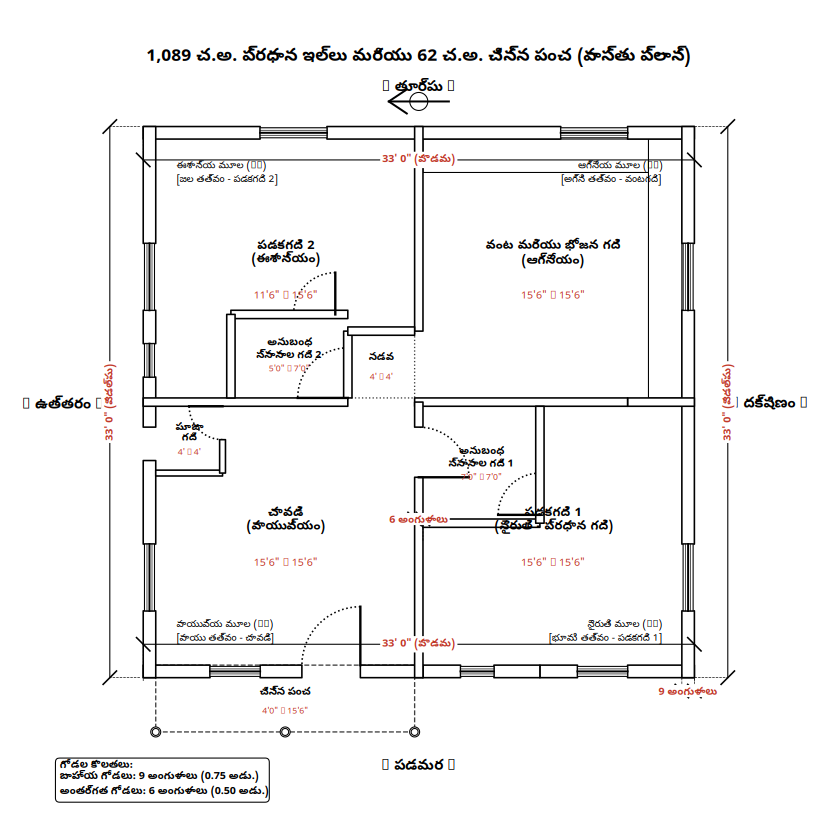

Write the Python code that produced this figure.
import matplotlib.pyplot as plt
import matplotlib.patches as mpatches
import math
import warnings
import subprocess

# Suppress Matplotlib's UserWarnings regarding font fallbacks
warnings.filterwarnings("ignore", category=UserWarning)

# Configure Matplotlib to use Noto Sans Telugu with standard fallbacks for Latin/symbol glyphs
plt.rcParams['font.family'] = 'sans-serif'
plt.rcParams['font.sans-serif'] = ['Noto Sans Telugu', 'DejaVu Sans', 'Liberation Sans', 'Arial']
plt.rcParams['axes.unicode_minus'] = False  # Avoid warning for minus signs
plt.rcParams['svg.fonttype'] = 'none'       # Keep text as text nodes in SVG for external shaping

# ----------------------------------------------------------------------
# Geometry / Grid System (Dimensions in feet)
# ----------------------------------------------------------------------
# Total Footprint: 33.0 ft (Width) x 33.0 ft (Height) = 1,089 sq.ft
# External Walls: 9 inches (0.75 ft) thick
# Partition/Internal Walls: 6 inches (0.50 ft) thick
#
# Rotation Mapping (90 degrees anti-clockwise about center):
# X_new = 33.0 - Y_old
# Y_new = X_old

T_EXT = 0.75
T_INT = 0.50

# Monochromatic Colors
COLOR_WALL = "black"
COLOR_DOOR = "black"
COLOR_WINDOW = "black"
COLOR_TEXT_ROOM = "black"
COLOR_TEXT_VASTU = "black"
COLOR_PILLAR_BASE = "white"
COLOR_PILLAR_POST = "white"
COLOR_NUMBERS = "#c0392b"     # Crimson Red for numerical dimensions

# ----------------------------------------------------------------------
# Drawing Utility Functions (With 90-deg CCW rotation applied)
# ----------------------------------------------------------------------

def rot_coord(x, y):
    """Transforms coordinates 90 degrees anti-clockwise."""
    return 33.0 - y, x

def draw_room(ax, x, y, w, h, name, dimensions_str, face_color, border_style='-', border_color='none'):
    """
    Draws a room's background color, name, and dimensions, rotated 90-deg CCW.
    """
    # Rotated bounds
    rx, ry = 33.0 - y - h, x
    rw, rh = h, w
    
    rect = mpatches.Rectangle((rx, ry), rw, rh, facecolor=face_color, edgecolor=border_color, 
                              linestyle=border_style, alpha=0.75, zorder=1)
    ax.add_patch(rect)
    
    # Rotated center
    cx, cy = 33.0 - (y + h / 2.0), x + w / 2.0
    
    font_size_name = 9.5 if w >= 8.0 else (8 if w >= 4.0 else 6.5)
    font_size_dim = 8 if w >= 8.0 else 6.5
    
    # Dynamically adjust text line spacing to prevent overlaps of Telugu conjuncts/vattulu
    offset_name = rh * 0.06 if rh >= 10 else 0.5
    offset_dim = rh * 0.10 if rh >= 10 else 0.7
    
    if dimensions_str:
        ax.text(cx, cy + offset_name, name, fontsize=font_size_name, fontweight='bold',
                color=COLOR_TEXT_ROOM, ha='center', va='center', zorder=6)
        ax.text(cx, cy - offset_dim, dimensions_str, fontsize=font_size_dim,
                color=COLOR_NUMBERS, ha='center', va='center', zorder=6)
    else:
        ax.text(cx, cy, name, fontsize=font_size_name, fontweight='bold',
                color=COLOR_TEXT_ROOM, ha='center', va='center', zorder=6)

def draw_wall(ax, x1, y1, x2, y2, thickness, color=COLOR_WALL):
    """
    Draws a wall segment, rotated 90-deg CCW. Uses hollow architectural style.
    """
    rx1, ry1 = 33.0 - y1, x1
    rx2, ry2 = 33.0 - y2, x2
    
    if abs(rx1 - rx2) < 1e-5:  # Vertical wall in rotated coords
        ymin, ymax = min(ry1, ry2), max(ry1, ry2)
        rect = mpatches.Rectangle((rx1 - thickness/2.0, ymin), thickness, ymax - ymin, 
                                  facecolor='white', edgecolor=color, linewidth=1.2, zorder=3)
        ax.add_patch(rect)
    elif abs(ry1 - ry2) < 1e-5:  # Horizontal wall in rotated coords
        xmin, xmax = min(rx1, rx2), max(rx1, rx2)
        rect = mpatches.Rectangle((xmin, ry1 - thickness/2.0), xmax - xmin, thickness, 
                                  facecolor='white', edgecolor=color, linewidth=1.2, zorder=3)
        ax.add_patch(rect)

def draw_door(ax, x, y, x_c, y_c, swing_dir='left', color=COLOR_DOOR, thickness=1.8):
    """
    Draws a door hinge, closed position, and swing arc, rotated 90-deg CCW.
    """
    rx, ry = 33.0 - y, x
    rx_c, ry_c = 33.0 - y_c, x_c
    
    L = math.hypot(rx_c - rx, ry_c - ry)
    theta_c = math.atan2(ry_c - ry, rx_c - rx)
    
    if swing_dir == 'left':
        theta_o = theta_c + math.pi/2.0
    else:
        theta_o = theta_c - math.pi/2.0
        
    rx_o = rx + L * math.cos(theta_o)
    ry_o = ry + L * math.sin(theta_o)
    
    # Door panel line
    ax.plot([rx, rx_o], [ry, ry_o], color=color, linewidth=thickness, zorder=4)
    
    t1 = math.degrees(theta_c) % 360
    t2 = math.degrees(theta_o) % 360
    
    if t2 < t1:
        if abs(t2 - t1) > 180:
            theta1, theta2 = t1, t2 + 360
        else:
            theta1, theta2 = t2, t1
    else:
        if abs(t2 - t1) > 180:
            theta1, theta2 = t2, t1 + 360
        else:
            theta1, theta2 = t1, t2
            
    arc = mpatches.Arc((rx, ry), 2*L, 2*L, angle=0, theta1=theta1, theta2=theta2,
                       color=color, linestyle=':', linewidth=1.2, zorder=2)
    ax.add_patch(arc)

def draw_window(ax, x1, y1, x2, y2, thickness, color=COLOR_WINDOW):
    """
    Draws a window frame and double glass lines, rotated 90-deg CCW.
    """
    rx1, ry1 = 33.0 - y1, x1
    rx2, ry2 = 33.0 - y2, x2
    
    if abs(rx1 - rx2) < 1e-5:  # Vertical window in rotated coords
        ymin, ymax = min(ry1, ry2), max(ry1, ry2)
        w_thick = thickness * 0.8
        rect = mpatches.Rectangle((rx1 - w_thick/2.0, ymin), w_thick, ymax - ymin, 
                                  facecolor='white', edgecolor='black', linewidth=0.8, zorder=4)
        ax.add_patch(rect)
        ax.plot([rx1, rx1], [ymin, ymax], color=color, linewidth=1.5, zorder=5)
        ax.plot([rx1 - w_thick/4.0, rx1 - w_thick/4.0], [ymin, ymax], color='black', linewidth=0.5, zorder=5)
        ax.plot([rx1 + w_thick/4.0, rx1 + w_thick/4.0], [ymin, ymax], color='black', linewidth=0.5, zorder=5)
    elif abs(ry1 - ry2) < 1e-5:  # Horizontal window in rotated coords
        xmin, xmax = min(rx1, rx2), max(rx1, rx2)
        w_thick = thickness * 0.8
        rect = mpatches.Rectangle((xmin, ry1 - w_thick/2.0), xmax - xmin, w_thick, 
                                  facecolor='white', edgecolor='black', linewidth=0.8, zorder=4)
        ax.add_patch(rect)
        ax.plot([xmin, xmax], [ry1, ry1], color=color, linewidth=1.5, zorder=5)
        ax.plot([xmin, xmax], [ry1 - w_thick/4.0, ry1 - w_thick/4.0], color='black', linewidth=0.5, zorder=5)
        ax.plot([xmin, xmax], [ry1 + w_thick/4.0, ry1 + w_thick/4.0], color='black', linewidth=0.5, zorder=5)

def draw_dimension(ax, x1, y1, x2, y2, text, offset=2.0, color='black'):
    """
    Draws dimension lines, ticks, and text, rotated 90-deg CCW.
    """
    rx1, ry1 = 33.0 - y1, x1
    rx2, ry2 = 33.0 - y2, x2
    
    dx = rx2 - rx1
    dy = ry2 - ry1
    length = math.hypot(dx, dy)
    if length == 0:
        return
    
    ux = dx / length
    uy = dy / length
    
    px = -uy
    py = ux
    
    dim_x1 = rx1 + px * offset
    dim_y1 = ry1 + py * offset
    dim_x2 = rx2 + px * offset
    dim_y2 = ry2 + py * offset
    
    ax.plot([dim_x1, dim_x2], [dim_y1, dim_y2], color=color, linewidth=0.8, zorder=5)
    
    gap = 0.2
    ax.plot([rx1 + px * gap, dim_x1], [ry1 + py * gap, dim_y1], color=color, linewidth=0.5, linestyle='--', zorder=5)
    ax.plot([rx2 + px * gap, dim_x2], [ry2 + py * gap, dim_y2], color=color, linewidth=0.5, linestyle='--', zorder=5)
    
    tick_size = 0.4
    ax.plot([dim_x1 - (ux - px) * tick_size, dim_x1 + (ux - px) * tick_size],
            [dim_y1 - (uy - py) * tick_size, dim_y1 + (uy - py) * tick_size],
            color=color, linewidth=1.2, zorder=5)
    ax.plot([dim_x2 - (ux - px) * tick_size, dim_x2 + (ux - px) * tick_size],
            [dim_y2 - (uy - py) * tick_size, dim_y2 + (uy - py) * tick_size],
            color=color, linewidth=1.2, zorder=5)
    
    mid_x = (dim_x1 + dim_x2) / 2.0
    mid_y = (dim_y1 + dim_y2) / 2.0
    
    angle = math.degrees(math.atan2(dy, dx))
    if angle > 90:
        angle -= 180
    elif angle < -90:
        angle += 180
        
    ax.text(mid_x, mid_y, text, color=COLOR_NUMBERS, fontsize=8, fontweight='bold',
            ha='center', va='center', rotation=angle,
            bbox=dict(boxstyle='square,pad=0.2', facecolor='white', edgecolor='none', zorder=6),
            zorder=7)

def draw_north_arrow(ax, x, y, size=1.5):
    """
    Draws a decorative North Arrow pointing Left.
    """
    # Shaft pointing Left
    ax.plot([x + size, x - size], [y, y], color='black', lw=1.5, zorder=5)
    # Arrow head
    ax.plot([x - size*0.4, x - size, x - size*0.4], [y - size*0.4, y, y + size*0.4], color='black', lw=1.5, zorder=5)
    # Circle base
    circle = mpatches.Circle((x, y), size*0.3, facecolor='none', edgecolor='black', lw=0.8, zorder=5)
    ax.add_patch(circle)

# ----------------------------------------------------------------------
# Village-Style Custom Drawing Helpers (With rotation applied)
# ----------------------------------------------------------------------

def draw_pillar(ax, x, y, radius=0.3):
    """Draws a traditional pillar, rotated 90-deg CCW."""
    rx, ry = 33.0 - y, x
    base = mpatches.Circle((rx, ry), radius, facecolor=COLOR_PILLAR_BASE, edgecolor='black', lw=0.8, zorder=5)
    ax.add_patch(base)
    post = mpatches.Circle((rx, ry), radius * 0.7, facecolor=COLOR_PILLAR_POST, edgecolor='black', lw=0.8, zorder=5)
    ax.add_patch(post)

# ----------------------------------------------------------------------
# Main Architectural Rendering Function
# ----------------------------------------------------------------------

def generate_floor_plan():
    fig, ax = plt.subplots(figsize=(11, 11))
    ax.set_aspect('equal')
    
    # Limits expanded for margins
    ax.set_xlim(-8, 41)
    ax.set_ylim(-8, 40)
    ax.axis('off')
    
    # Title (Vastu Compliant Layout)
    ax.text(16.5, 37.2, "1,089 చ.అ. ప్రధాన ఇల్లు మరియు 62 చ.అ. చిన్న పంచ (వాస్తు ప్లాన్)", 
            fontsize=13, fontweight='bold', color='black', ha='center', va='center')
    
    # ------------------------------------------------------------------
    # 1. DRAW ROOMS (BACKGROUND FILTERS - Monochromatic White)
    # ------------------------------------------------------------------
    
    # South Column: Bedroom 1 (SW - Nairutya) & Kitchen & Dining (SE - Agneya)
    draw_room(ax, 0.75, 0.75, 15.5, 15.5, "పడకగది 1\n(నైరుతి - ప్రధాన గది)", "15'6\" x 15'6\"", "white")
    draw_room(ax, 16.75, 0.75, 15.5, 15.5, "వంట మరియు భోజన గది\n(ఆగ్నేయం)", "15'6\" x 15'6\"", "white")
    
    # North Column: Hall / Living Room (NW - Vayavya) & Bedroom 2 (NE - Ishanya)
    draw_room(ax, 0.75, 16.75, 15.5, 15.5, "చావడి\n(వాయువ్యం)", "15'6\" x 15'6\"", "white")
    # Bedroom 2 label shifted slightly right to clear the lobby and bathroom
    draw_room(ax, 16.75, 16.75, 15.5, 15.5, "పడకగది 2\n(ఈశాన్యం)", "11'6\" x 15'6\"", "white")
    
    # Bathrooms (Carved toward center of house for better Vastu)
    # Bath 1: NE corner of Bed 1 (toward center of house, away from SW exterior)
    draw_room(ax, 9.25, 9.25, 7.0, 7.0, "అనుబంధ\nస్నానాల గది 1", "7'0\" x 7'0\"", "white")
    # Bath 2: West-center of Bed 2 just above Lobby (away from NE corner)
    draw_room(ax, 16.75, 20.75, 5.0, 7.0, "అనుబంధ\nస్నానాల గది 2", "5'0\" x 7'0\"", "white")
    
    # Front Sit-out / Thinnai (West of Hall / NW Quadrant)
    draw_room(ax, -3.25, 16.75, 4.0, 15.5, "చిన్న పంచ", "4'0\" x 15'6\"", "white",
              border_style='--', border_color='black')
    
    # Pooja Gadhi (NE corner of Hall - NW Quadrant)
    draw_room(ax, 12.25, 28.25, 4.0, 4.0, "పూజా\nగది", "4' x 4'", "white")
    
    # నడవ - Transition Lobby (Lobby connecting Hall NW and Kitchen SE)
    draw_room(ax, 16.75, 16.75, 4.0, 4.0, "నడవ", "4' x 4'", "white", border_color='black', border_style=':')

    # ------------------------------------------------------------------
    # 2. DRAW WALLS (Hollow style, white fill with black borders)
    # ------------------------------------------------------------------
    
    # --- EXTERIOR WALLS (Thickness = 0.75 ft) ---
    draw_wall(ax, 0.375, 0,     0.375, 4.0,   T_EXT)
    draw_wall(ax, 0.375, 7.0,   0.375, 9.25,  T_EXT)
    draw_wall(ax, 0.375, 9.25,  0.375, 12.0,  T_EXT)  # Bath 1 vent opening
    draw_wall(ax, 0.375, 14.0,  0.375, 16.25, T_EXT)
    draw_wall(ax, 0.375, 16.25, 0.375, 20.0,  T_EXT)
    # Main entrance opening: Y in [20.0, 23.5]
    draw_wall(ax, 0.375, 23.5,  0.375, 26.0,  T_EXT)
    draw_wall(ax, 0.375, 29.0,  0.375, 33.0,  T_EXT)

    draw_wall(ax, 32.625, 0,    32.625, 4.0,  T_EXT)
    draw_wall(ax, 32.625, 8.0,  32.625, 22.0, T_EXT)
    draw_wall(ax, 32.625, 26.0, 32.625, 33.0, T_EXT)

    draw_wall(ax, 0,     0.375, 4.0,   0.375, T_EXT)
    draw_wall(ax, 8.0,   0.375, 22.0,  0.375, T_EXT)
    draw_wall(ax, 26.0,  0.375, 33.0,  0.375, T_EXT)

    draw_wall(ax, 0,     32.625, 4.0,   32.625, T_EXT)
    draw_wall(ax, 8.0,   32.625, 13.0,  32.625, T_EXT)
    draw_wall(ax, 15.0,  32.625, 18.0,  32.625, T_EXT)  # Bath 2 vent opening
    draw_wall(ax, 20.0,  32.625, 22.0,  32.625, T_EXT)
    draw_wall(ax, 26.0,  32.625, 33.0,  32.625, T_EXT)

    # --- INTERIOR WALLS (Thickness = 0.50 ft) ---
    # Center dividing vertical wall (X = 16.5) - solid, no Bed1 opening on Kitchen side
    draw_wall(ax, 16.5, 0,     16.5, 4.0,   T_INT)
    draw_wall(ax, 16.5, 4.0,   16.5, 16.75, T_INT)  # Solid wall Bed1-Kitchen
    draw_wall(ax, 16.5, 20.75, 16.5, 33.0,  T_INT)

    # Center dividing horizontal wall (Y = 16.5) - door opening for Hall→Bed1 at X=[12.0, 15.0] (top of room)
    draw_wall(ax, 0,     16.5, 12.0,  16.5, T_INT)  # Wall before door
    draw_wall(ax, 15.0,  16.5, 16.5,  16.5, T_INT)  # Wall after door
    draw_wall(ax, 20.75, 16.5, 33.0,  16.5, T_INT)

    # Lobby Partition Walls (separates transition lobby from Bed 2)
    draw_wall(ax, 16.75, 20.75, 20.75, 20.75, T_INT)
    draw_wall(ax, 20.75, 16.75, 20.75, 20.75, T_INT)

    # --- BATHROOM PARTITION WALLS (Thickness = 0.50 ft) ---
    # Bath 1 partition (NE corner of Bed 1 - away from SW exterior)
    draw_wall(ax, 9.25, 9.25, 9.25, 16.25, T_INT)   # West boundary of Bath 1
    draw_wall(ax, 9.25, 9.25, 16.25, 9.25, T_INT)   # South boundary of Bath 1

    # Bath 2 partition (West-center of Bed 2, above Lobby - away from NE corner)
    draw_wall(ax, 21.75, 20.75, 21.75, 27.75, T_INT)  # East boundary of Bath 2
    draw_wall(ax, 16.75, 27.75, 21.75, 27.75, T_INT)  # North boundary of Bath 2

    # --- POOJA GADHI PARTITION WALLS (inside Hall, Thickness = 0.35 ft) ---
    draw_wall(ax, 12.25, 28.25, 12.25, 32.25, 0.35)
    draw_wall(ax, 12.25, 28.25, 14.25, 28.25, 0.35)

    # ------------------------------------------------------------------
    # 3. DRAW DOORS (SWING ARCS & OPEN PANELS)
    # ------------------------------------------------------------------
    # Main Entrance (West wall of Hall): Y in [20.0, 23.5]
    draw_door(ax, 0.75, 20.0, 0.75, 23.5, swing_dir='right')

    # Pooja Gadhi Door (South wall of Pooja): X in [14.25, 16.25]
    draw_door(ax, 16.25, 28.25, 14.25, 28.25, swing_dir='right')

    # Bedroom 1 Door (from Hall): X in [12.0, 15.0] on Y = 16.5 (top side of room)
    draw_door(ax, 12.0, 16.5, 15.0, 16.5, swing_dir='right')

    # Bedroom 2 Door (from Lobby): X in [16.75, 19.75] on Y = 20.75
    draw_door(ax, 16.75, 20.75, 19.75, 20.75, swing_dir='left')

    # Bath 1 Door (from Bedroom 1): on south wall of Bath 1, Y=9.25, X=[9.75, 12.25]
    draw_door(ax, 9.75, 9.25, 12.25, 9.25, swing_dir='left')

    # Bath 2 Door (from Bedroom 2): on east wall of Bath 2, X=21.75, Y=[21.5, 24.0]
    draw_door(ax, 21.75, 21.5, 21.75, 24.0, swing_dir='right')

    # ------------------------------------------------------------------
    # 4. DRAW WINDOWS & VENTILATORS (BLACK GLASS FRAME LINES)
    # ------------------------------------------------------------------
    draw_window(ax, 0.375, 4.0, 0.375, 7.0, T_EXT)
    draw_window(ax, 0.375, 26.0, 0.375, 29.0, T_EXT)
    draw_window(ax, 0.375, 12.0, 0.375, 14.0, T_EXT)

    draw_window(ax, 32.625, 4.0, 32.625, 8.0, T_EXT)
    draw_window(ax, 32.625, 22.0, 32.625, 26.0, T_EXT)

    draw_window(ax, 4.0, 0.375, 8.0, 0.375, T_EXT)
    draw_window(ax, 22.0, 0.375, 26.0, 0.375, T_EXT)

    draw_window(ax, 4.0, 32.625, 8.0, 32.625, T_EXT)
    draw_window(ax, 22.0, 32.625, 26.0, 32.625, T_EXT)
    draw_window(ax, 18.0, 32.625, 20.0, 32.625, T_EXT)

    # ------------------------------------------------------------------
    # 5. DRAW VILLAGE STYLE ELEMENTS (PILLARS)
    # ------------------------------------------------------------------
    draw_pillar(ax, -3.25, 16.75)
    draw_pillar(ax, -3.25, 24.5)
    draw_pillar(ax, -3.25, 32.25)
    
    # Kitchen Counter Platform
    rx_c1, ry_c1 = 33.0 - 2.75, 16.75
    rw_c1, rh_c1 = 2.0, 15.5
    rx_c2, ry_c2 = 33.0 - 16.25, 30.25
    rw_c2, rh_c2 = 13.5, 2.0
    
    east_counter = mpatches.Rectangle((rx_c1, ry_c1), rw_c1, rh_c1, facecolor='white', edgecolor='black', lw=0.8, zorder=2)
    north_counter = mpatches.Rectangle((rx_c2, ry_c2), rw_c2, rh_c2, facecolor='white', edgecolor='black', lw=0.8, zorder=2)
    ax.add_patch(east_counter)
    ax.add_patch(north_counter)

    # ------------------------------------------------------------------
    # 6. DRAW DIMENSION LINES (Labeled in Telugu)
    # ------------------------------------------------------------------
    draw_dimension(ax, 0, 0, 33, 0, "33' 0\" (వెడల్పు)", offset=-2.0)
    draw_dimension(ax, 0, 33, 33, 33, "33' 0\" (వెడల్పు)", offset=2.0)
    draw_dimension(ax, 0, 0, 0, 33, "33' 0\" (పొడవు)", offset=-2.0)
    draw_dimension(ax, 33, 0, 33, 33, "33' 0\" (పొడవు)", offset=2.0)

    # Wall Thickness Dimensions
    draw_dimension(ax, 0, 0.75, 0, 0, "9 అంగుళాలు", offset=-0.8, color='black')
    draw_dimension(ax, 8.0, 16.75, 8.0, 16.25, "6 అంగుళాలు", offset=1.5, color='black')

    # Wall specifications legend block in Telugu (bottom-left)
    legend_text = "గోడల కొలతలు:\nబాహ్య గోడలు: 9 అంగుళాలు (0.75 అడు.)\nఅంతర్గత గోడలు: 6 అంగుళాలు (0.50 అడు.)"
    ax.text(-5.0, -7.2, legend_text, fontsize=8, color='black', fontweight='bold',
            ha='left', va='bottom', bbox=dict(boxstyle='round,pad=0.4', facecolor='white', edgecolor='black', lw=0.8, zorder=5),
            zorder=6)

    # ------------------------------------------------------------------
    # 7. DRAW VASTU COMPASS & CORNER INDICATORS
    # ------------------------------------------------------------------
    draw_north_arrow(ax, 16.5, 34.5, size=1.8)
    
    # Corner Vastu Labels in Telugu (Rotated to match new compass directions)
    ax.text(31.0, 2.0, "నైరుతి మూల (SW)\n[భూమి తత్వం - పడకగది 1]", fontsize=7.5, style='italic', color='black', ha='right', va='bottom', zorder=6)
    ax.text(31.0, 31.0, "ఆగ్నేయ మూల (SE)\n[అగ్ని తత్వం - వంటగది]", fontsize=7.5, style='italic', color='black', ha='right', va='top', zorder=6)
    ax.text(2.0, 2.0, "వాయువ్య మూల (NW)\n[వాయు తత్వం - చావడి]", fontsize=7.5, style='italic', color='black', ha='left', va='bottom', zorder=6)
    ax.text(2.0, 31.0, "ఈశాన్య మూల (NE)\n[జల తత్వం - పడకగది 2]", fontsize=7.5, style='italic', color='black', ha='left', va='top', zorder=6)

    # Outer Border Direction Indicators in proper Telugu (Rotated 90-deg CCW)
    ax.text(16.5, 35.5, "▲  తూర్పు  ▲", fontsize=11, fontweight='bold', color='black', ha='center', va='center')
    ax.text(16.5, -5.2, "▼  పడమర  ▼", fontsize=11, fontweight='bold', color='black', ha='center', va='center')
    ax.text(-4.8, 16.5, "◀  ఉత్తరం  ◀", fontsize=11, fontweight='bold', color='black', ha='center', va='center')
    ax.text(37.5, 16.5, "▶  దక్షిణం  ▶", fontsize=11, fontweight='bold', color='black', ha='center', va='center')

    # Save to SVG first
    svg_path = "/mnt/linuxdata/fraud-brain/houseplan/floor_plan_vastu.svg"
    png_path = "/mnt/linuxdata/fraud-brain/houseplan/floor_plan_vastu.png"
    
    plt.savefig(svg_path, bbox_inches='tight')
    plt.close()
    
    # Use CairoSVG to convert SVG to PNG with correct complex text shaping
    try:
        subprocess.run(["/home/teja/.local/bin/cairosvg", svg_path, "-o", png_path], check=True)
        print("Vastu floor plan successfully generated as SVG and converted to PNG using CairoSVG with correct text shaping!")
    except Exception as e:
        print(f"CairoSVG conversion failed ({e}).")

if __name__ == "__main__":
    generate_floor_plan()
